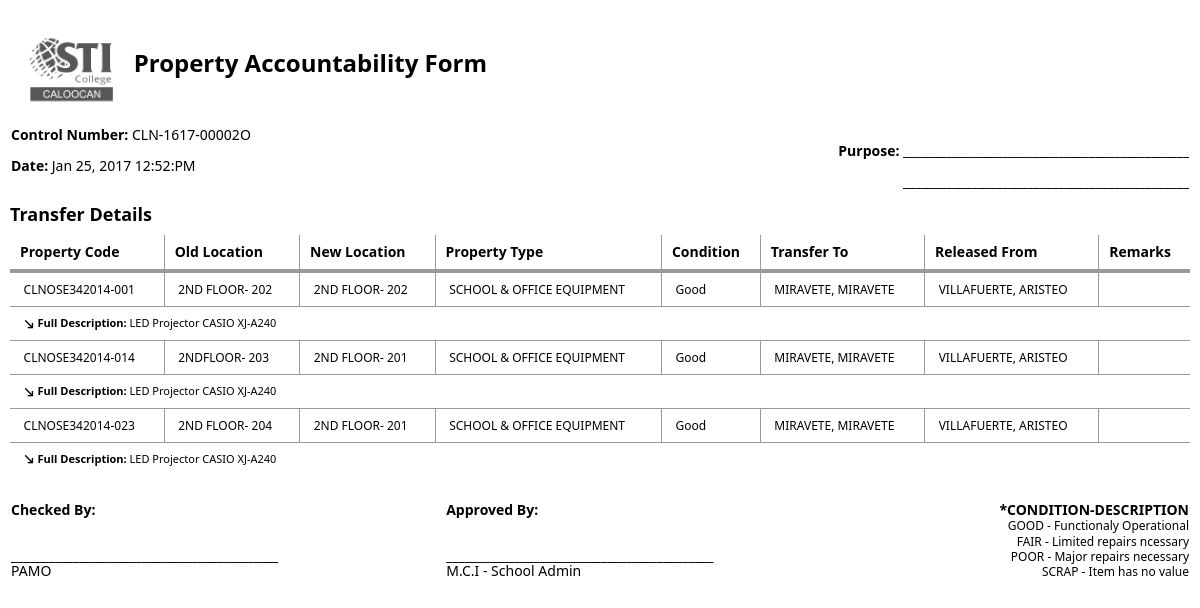
/build/reports/transferReport.php?ctrl_no=CLN-1617-00002O, run on the app's committed database.
### tables this page shows
CREATE TABLE `property` (
  `id` int(10) NOT NULL,
  `pcode` varchar(50) DEFAULT NULL,
  `sno` varchar(50) DEFAULT NULL,
  `description` varchar(999) NOT NULL,
  `brand` varchar(99) DEFAULT NULL,
  `model` varchar(99) DEFAULT NULL,
  `minor_category` int(2) NOT NULL,
  `uom` varchar(20) DEFAULT NULL,
  `cost` double(13,2) NOT NULL,
  `date_acquired` datetime NOT NULL,
  `or_number` varchar(999) NOT NULL
);

CREATE TABLE `location` (
  `id` int(2) NOT NULL,
  `location` varchar(300) NOT NULL
);

CREATE TABLE `condition_info` (
  `id` int(2) NOT NULL,
  `condition_info` varchar(300) NOT NULL
);

### medoo.php (called while the page is built, shortened)
<?php
class medoo
{
	protected $database_type;
	protected $charset;
	protected $database_name;
	protected $server;
	protected $username;
	protected $password;
	protected $socket;
	protected $option = array();
	public function __construct($options = null)
	{
		try {
			$commands = array();
			$dsn = '';
			$type = strtolower($this->database_type);
			$is_port = isset($port);
			switch ($type)
			{
				case 'mysql':
					if ($this->socket)
					{
						$dsn = $type . ':unix_socket=' . $this->socket . ';dbname=' . $this->database_name;
					}
					else
					{
						$dsn = $type . ':host=' . $this->server . ($is_port ? ';port=' . $port : '') . ';dbname=' . $this->database_name;
					}
					$commands[] = 'SET SQL_MODE=ANSI_QUOTES';
					break;
			}
			if (
				in_array($type, array('mariadb', 'mysql', 'pgsql', 'sybase', 'mssql')) &&
				$this->charset
			)
			{
				$commands[] = "SET NAMES '" . $this->charset . "'";
			}
			$this->pdo = new PDO(
				$dsn,
				$this->username,
				$this->password,
				$this->option
			);
			foreach ($commands as $value)
			{
				$this->pdo->exec($value);
			}
		}
		catch (PDOException $e) {
			throw new Exception($e->getMessage());
		}
	}
	public function query($query)
	{
		return $this->pdo->query($query);
	}
}
?>

### connection.php (called while the page is built, shortened)
<?php
	require  'medoo.php';
 	$db = new medoo([
  	'database_type' => 'mysql',
  	'database_name' => 'sats',
  	'server' => 'localhost',
  	'username' => 'root',
  	'password' => '',
  	'charset' => 'utf8',
    'option' => [
		    PDO::ATTR_ERRMODE,
		    PDO::ERRMODE_EXCEPTION
	  ]
  ]);
?>

### build/reports/transferReport.php (the view, shortened to what this page needs)
<?php
  require_once('../../connection.php');
	$dateToday = date('M d, Y H:i:A');
  $ctrl_no = $_GET['ctrl_no'];
?>
<!DOCTYPE html>
<html>
<head>
  <link href="..//css/metro.css" rel="stylesheet">
  <link href="..//css/metro-icons.css" rel="stylesheet">
</head>
<body class="padding10">
  <br/>
  <img src="../img/stilogo.png" width="120" height="90"></img>
  <span class="text-light header"><b>Property Accountability Form</b></span>
  <div>
    <table style='width: 100%;'>
      <tbody>
        <tr>
          <td>
            <span class="text-light"><b>Control Number:</b> <?php echo $ctrl_no; ?></span>
            <br />
            <br />
            <span class="text-light"><b>Date:</b> <?php echo $dateToday; ?></span>
          </td>
          <td class="align-right">
            <br/>
            <br/>
            <span><b>Purpose:</b> ______________________________________________</span>
            <br/>
            <br/>
            <span>______________________________________________</span>
            <br/>
          </td>
        </tr>
      </tbody>
    </table>
    <br />
    <div class="row no-margin-top">
      <div class="cell size12">
        <span class="text-light sub-header"><b>Transfer Details</b></span>
        <table class="table bordered text-light" style='width: 100%'>
          <thead>
            <tr>
              <th class="fg-black small">Property Code</th>
              <th class="fg-black small">Old Location</th>
              <th class="fg-black small">New Location</th>
              <th class="fg-black small">Property Type</th>
              <th class="fg-black small">Condition</th>
              <th class="fg-black small">Transfer To</th>
              <th class="fg-black small">Released From</th>
              <th class="fg-black small">Remarks</th>
            </tr>
          </thead>
          <tbody class='small'>
          <?php
            $sql = "SELECT b.pcode, b.description, c.location as old_loc, d.location as new_loc, (SELECT major_category.description from major_category where major_category.id = (SELECT major_id FROM minor_category where minor_category.id = b.minor_category)) as property_type, e.condition_info, CONCAT(f.last_name,', ',f.last_name) as Transfer_To, CONCAT(g.last_name,', ',g.first_name) as Released_From, a.remarks FROM transfer_request_history AS a LEFT JOIN property AS b ON a.id = b.id LEFT JOIN location AS c ON a.old_loc_id = c.id LEFT JOIN location AS d ON a.new_loc_id = d.id LEFT JOIN condition_info AS e ON a.condition_id = e.id LEFT JOIN account_table AS f on a.transfer_to = f.emp_id LEFT JOIN account_table AS g on a.released_from = g.emp_id WHERE a.ctrl_no= '$ctrl_no'";
            $transferReportDatas = $db->query($sql)->fetchAll();
            foreach ($transferReportDatas as $transferReportData) {
              echo "
                <tr style='font-size: 12px'>
                  <td>".$transferReportData['pcode']."</td>
                  <td>".$transferReportData['old_loc']."</td>
                  <td>".$transferReportData['new_loc']."</td>
                  <td>".$transferReportData['property_type']."</td>
                  <td>".$transferReportData['condition_info']."</td>
                  <td>".$transferReportData['Transfer_To']."</td>
                  <td>".$transferReportData['Released_From']."</td>
                  <td>".$transferReportData['remarks']."</td>
                </tr>
                <tr>
                  <td colspan='8' style='font-size: 11px;'><span class='mif-arrow-down-right'></span>&nbsp;<b>Full Description:</b> ".$transferReportData['description']."</td>
                </tr>
                  ";
            }
          ?>
          </tbody>
        </table>
      </div>
    </div>
  </div>
  <br />
  <div>
    <table style='width: 100%'>
      <tbody>
        <td>
          <span class="text-light"><b>Checked By:</b></span>
          <br/>
          <br/>
          <br/>
          <span>___________________________________________</span>
          <br/>
          <span>PAMO</span>
        </td>
        <td>
          <span class="text-light"><b>Approved By:</b></span>
          <br/>
          <br/>
          <br/>
          <span>___________________________________________</span>
          <br/>
          <span>M.C.I - School Admin</span>
        </td>
        <td class='align-right'>
          <span class="text-light"><b>*CONDITION-DESCRIPTION</b></span>
          <br/>
          <span class="text-light minor-header">GOOD - Functionaly Operational</span>
          <br/>
          <span class="text-light minor-header">FAIR - Limited repairs ncessary</span>
          <br/>
          <span class="text-light minor-header">POOR - Major repairs necessary</span>
          <br/>
          <span class="text-light minor-header">SCRAP - Item has no value</span>
          <br/>
        </td>
      </tbody>
    </table>
  </div>
</body>
</html>

### data on the page
property: pcode "CLNOSE342014-001", location.location "2ND FLOOR- 202", property_type "SCHOOL & OFFICE EQUIPMENT", condition_info.condition_info "Good", Transfer_To "MIRAVETE, MIRAVETE", Released_From "VILLAFUERTE, ARISTEO", description "LED Projector CASIO XJ-A240"
property: pcode "CLNOSE342014-014", location.location "2NDFLOOR- 203", location.location "2ND FLOOR- 201", property_type "SCHOOL & OFFICE EQUIPMENT", condition_info.condition_info "Good", Transfer_To "MIRAVETE, MIRAVETE", Released_From "VILLAFUERTE, ARISTEO", description "LED Projector CASIO XJ-A240"
property: pcode "CLNOSE342014-023", location.location "2ND FLOOR- 204", location.location "2ND FLOOR- 201", property_type "SCHOOL & OFFICE EQUIPMENT", condition_info.condition_info "Good", Transfer_To "MIRAVETE, MIRAVETE", Released_From "VILLAFUERTE, ARISTEO", description "LED Projector CASIO XJ-A240"

### other printed values
$ctrl_no "CLN-1617-00002O"
